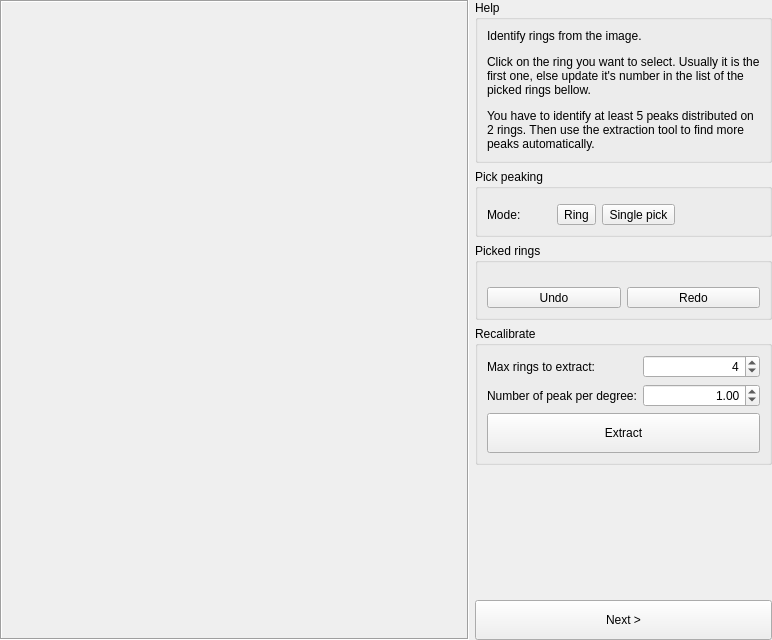
<?xml version="1.0" encoding="UTF-8"?>
<ui version="4.0">
 <class>Form</class>
 <widget class="QWidget" name="Form">
  <property name="geometry">
   <rect>
    <x>0</x>
    <y>0</y>
    <width>772</width>
    <height>640</height>
   </rect>
  </property>
  <property name="windowTitle">
   <string>Peak picking</string>
  </property>
  <layout class="QHBoxLayout" name="horizontalLayout" stretch="1,0">
   <property name="margin">
    <number>0</number>
   </property>
   <item>
    <widget class="QFrame" name="_plotHolder">
     <property name="frameShape">
      <enum>QFrame::Box</enum>
     </property>
     <property name="frameShadow">
      <enum>QFrame::Sunken</enum>
     </property>
     <property name="lineWidth">
      <number>1</number>
     </property>
    </widget>
   </item>
   <item>
    <widget class="QWidget" name="widget" native="true">
     <layout class="QVBoxLayout" name="verticalLayout_3" stretch="0,0,0,0,0,0">
      <property name="margin">
       <number>0</number>
      </property>
      <item>
       <widget class="QGroupBox" name="groupBox_8">
        <property name="sizePolicy">
         <sizepolicy hsizetype="Preferred" vsizetype="Fixed">
          <horstretch>0</horstretch>
          <verstretch>0</verstretch>
         </sizepolicy>
        </property>
        <property name="title">
         <string>Help</string>
        </property>
        <layout class="QVBoxLayout" name="verticalLayout_12">
         <item>
          <widget class="QLabel" name="label_40">
           <property name="text">
            <string>&lt;html&gt;&lt;head/&gt;&lt;body&gt;&lt;p&gt;Identify rings from the image.&lt;/p&gt;&lt;p&gt;Click on the ring you want to select. Usually it is the first one, else update it's number in the list of the picked rings bellow.&lt;/p&gt;&lt;p&gt;You have to identify at least 5 peaks distributed on 2 rings. Then use the extraction tool to find more peaks automatically.&lt;/p&gt;&lt;/body&gt;&lt;/html&gt;</string>
           </property>
           <property name="wordWrap">
            <bool>true</bool>
           </property>
          </widget>
         </item>
        </layout>
       </widget>
      </item>
      <item>
       <widget class="QGroupBox" name="groupBox_4">
        <property name="title">
         <string>Pick peaking</string>
        </property>
        <layout class="QGridLayout" name="gridLayout_4" columnstretch="0,0,0,0">
         <item row="1" column="0">
          <widget class="QLabel" name="label_37">
           <property name="text">
            <string>Mode:</string>
           </property>
          </widget>
         </item>
         <item row="0" column="1">
          <widget class="QWidget" name="widget_20" native="true">
           <property name="sizePolicy">
            <sizepolicy hsizetype="Preferred" vsizetype="Minimum">
             <horstretch>0</horstretch>
             <verstretch>0</verstretch>
            </sizepolicy>
           </property>
           <layout class="QVBoxLayout" name="verticalLayout_11">
            <property name="spacing">
             <number>0</number>
            </property>
            <property name="sizeConstraint">
             <enum>QLayout::SetDefaultConstraint</enum>
            </property>
            <property name="margin">
             <number>0</number>
            </property>
           </layout>
          </widget>
         </item>
         <item row="1" column="1" colspan="3">
          <widget class="QWidget" name="widget_4" native="true">
           <layout class="QHBoxLayout" name="horizontalLayout_4">
            <property name="margin">
             <number>0</number>
            </property>
            <item>
             <widget class="QToolButton" name="_ringSelectionMode">
              <property name="text">
               <string>Ring</string>
              </property>
              <property name="checkable">
               <bool>true</bool>
              </property>
              <property name="checked">
               <bool>false</bool>
              </property>
              <property name="toolButtonStyle">
               <enum>Qt::ToolButtonTextBesideIcon</enum>
              </property>
             </widget>
            </item>
            <item>
             <widget class="QToolButton" name="_peakSelectionMode">
              <property name="text">
               <string>Single pick</string>
              </property>
              <property name="checkable">
               <bool>true</bool>
              </property>
              <property name="toolButtonStyle">
               <enum>Qt::ToolButtonTextBesideIcon</enum>
              </property>
             </widget>
            </item>
            <item>
             <spacer name="horizontalSpacer_12">
              <property name="orientation">
               <enum>Qt::Horizontal</enum>
              </property>
              <property name="sizeHint" stdset="0">
               <size>
                <width>40</width>
                <height>20</height>
               </size>
              </property>
             </spacer>
            </item>
           </layout>
          </widget>
         </item>
        </layout>
       </widget>
      </item>
      <item>
       <widget class="QGroupBox" name="groupBox_7">
        <property name="title">
         <string>Picked rings</string>
        </property>
        <layout class="QVBoxLayout" name="verticalLayout" stretch="0,0,0">
         <property name="spacing">
          <number>0</number>
         </property>
         <property name="topMargin">
          <number>0</number>
         </property>
         <item>
          <widget class="QWidget" name="_ringStatusBarHolder" native="true"/>
         </item>
         <item>
          <widget class="QWidget" name="_peakSelectionDummy" native="true">
           <layout class="QVBoxLayout" name="verticalLayout_2"/>
          </widget>
         </item>
         <item>
          <widget class="QWidget" name="widget_12" native="true">
           <property name="sizePolicy">
            <sizepolicy hsizetype="Preferred" vsizetype="Fixed">
             <horstretch>0</horstretch>
             <verstretch>0</verstretch>
            </sizepolicy>
           </property>
           <layout class="QHBoxLayout" name="horizontalLayout_12">
            <property name="spacing">
             <number>6</number>
            </property>
            <property name="leftMargin">
             <number>0</number>
            </property>
            <property name="topMargin">
             <number>6</number>
            </property>
            <property name="rightMargin">
             <number>0</number>
            </property>
            <property name="bottomMargin">
             <number>0</number>
            </property>
            <item>
             <widget class="QToolButton" name="_undoButton">
              <property name="sizePolicy">
               <sizepolicy hsizetype="Expanding" vsizetype="Fixed">
                <horstretch>0</horstretch>
                <verstretch>0</verstretch>
               </sizepolicy>
              </property>
              <property name="text">
               <string>Undo</string>
              </property>
             </widget>
            </item>
            <item>
             <widget class="QToolButton" name="_redoButton">
              <property name="sizePolicy">
               <sizepolicy hsizetype="Expanding" vsizetype="Fixed">
                <horstretch>0</horstretch>
                <verstretch>0</verstretch>
               </sizepolicy>
              </property>
              <property name="text">
               <string>Redo</string>
              </property>
             </widget>
            </item>
           </layout>
          </widget>
         </item>
        </layout>
       </widget>
      </item>
      <item>
       <widget class="QGroupBox" name="groupBox_14">
        <property name="title">
         <string>Recalibrate</string>
        </property>
        <layout class="QGridLayout" name="gridLayout_10">
         <item row="3" column="0">
          <widget class="QLabel" name="label_104">
           <property name="text">
            <string>Number of peak per degree:</string>
           </property>
           <property name="buddy">
            <cstring>_maxRingToExtract</cstring>
           </property>
          </widget>
         </item>
         <item row="1" column="1" colspan="2">
          <widget class="QSpinBox" name="_maxRingToExtract">
           <property name="alignment">
            <set>Qt::AlignRight|Qt::AlignTrailing|Qt::AlignVCenter</set>
           </property>
           <property name="minimum">
            <number>1</number>
           </property>
           <property name="maximum">
            <number>999</number>
           </property>
           <property name="value">
            <number>4</number>
           </property>
          </widget>
         </item>
         <item row="1" column="0">
          <widget class="QLabel" name="label_103">
           <property name="text">
            <string>Max rings to extract:</string>
           </property>
           <property name="buddy">
            <cstring>_maxRingToExtract</cstring>
           </property>
          </widget>
         </item>
         <item row="4" column="0" colspan="3">
          <widget class="WaitingPushButton" name="_extract">
           <property name="minimumSize">
            <size>
             <width>0</width>
             <height>40</height>
            </size>
           </property>
           <property name="text">
            <string>Extract</string>
           </property>
          </widget>
         </item>
         <item row="3" column="1" colspan="2">
          <widget class="QDoubleSpinBox" name="_numberOfPeakPerDegree">
           <property name="alignment">
            <set>Qt::AlignRight|Qt::AlignTrailing|Qt::AlignVCenter</set>
           </property>
           <property name="value">
            <double>1.000000000000000</double>
           </property>
          </widget>
         </item>
        </layout>
       </widget>
      </item>
      <item>
       <spacer name="verticalSpacer">
        <property name="orientation">
         <enum>Qt::Vertical</enum>
        </property>
        <property name="sizeType">
         <enum>QSizePolicy::Expanding</enum>
        </property>
        <property name="sizeHint" stdset="0">
         <size>
          <width>20</width>
          <height>40</height>
         </size>
        </property>
       </spacer>
      </item>
      <item>
       <widget class="QPushButton" name="_nextStep">
        <property name="minimumSize">
         <size>
          <width>0</width>
          <height>40</height>
         </size>
        </property>
        <property name="text">
         <string>Next &gt;</string>
        </property>
       </widget>
      </item>
     </layout>
    </widget>
   </item>
  </layout>
 </widget>
 <customwidgets>
  <customwidget>
   <class>WaitingPushButton</class>
   <extends>QPushButton</extends>
   <header>silx.gui.widgets.WaitingPushButton</header>
  </customwidget>
 </customwidgets>
 <resources/>
 <connections/>
</ui>
